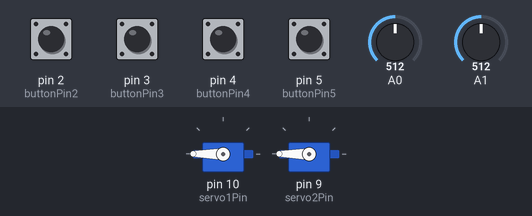
The sketch below on a simulated Arduino Uno, built with avr-gcc and run on an emulated ATmega328P. Parts: 2 × servo. The inputs (shaded band) are chosen by the test bench; at power-on: pin 2 (buttonPin2), pin 3 (buttonPin3), pin 4 (buttonPin4), pin 5 (buttonPin5) HIGH, A0 = 512, A1 = 512.

Above: at 1.2 s.
1.3 s: A0 set to 209
2.8 s: A0 set to 186
At 2.95 s:
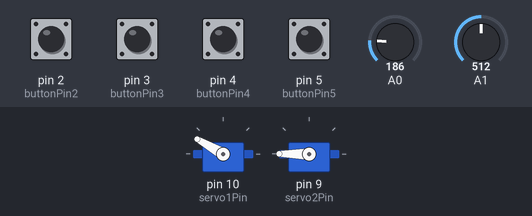
At 4.9 s:
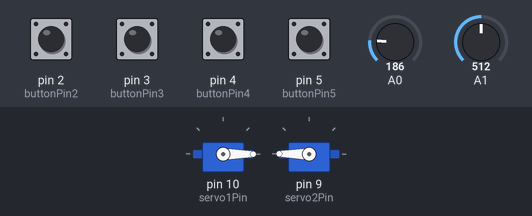
5.2 s: pin 2 (buttonPin2) pulled LOW for 0.15 s
At 5.35 s:
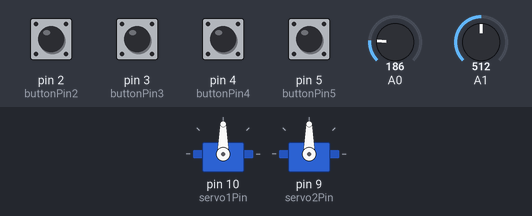
7.3 s: A1 set to 216
8.8 s: A1 set to 192
At 10.9 s:
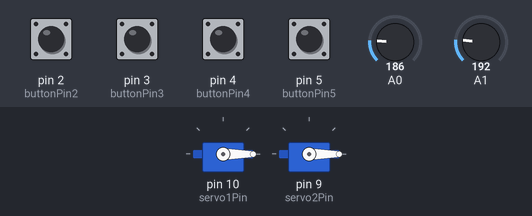
11.2 s: pin 2 (buttonPin2) pulled LOW for 1 s
Timing chart, 0 to 14.2 s (numbered marks = the images above; inputs shaded):
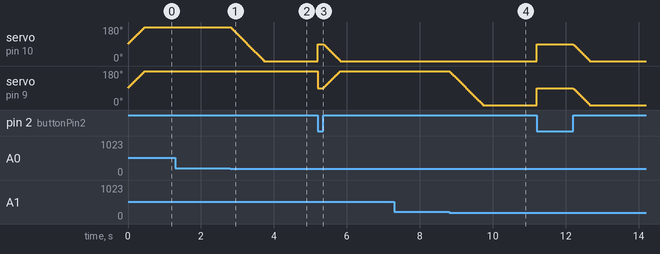

The sketch:

motor_control.ino
```cpp
#include <Servo.h> //서보관련 라이브러리를 사용하기 위해

Servo servo1;  // 서보 변수 선언
Servo servo2;  // 서보 변수 선언
const int servo1Pin = 10; // 서보1 핀
const int servo2Pin = 9; // 서보2 핀

const int buttonPin2 = 2;
const int buttonPin3 = 3;
const int buttonPin4 = 4;
const int buttonPin5 = 5;

int servo1_degree = 90;
int servo2_degree = 90;

void setup() {
  servo1.attach(servo1Pin);
  servo2.attach(servo2Pin);


  pinMode(buttonPin2, INPUT_PULLUP);
  pinMode(buttonPin3, INPUT_PULLUP);
  pinMode(buttonPin4, INPUT_PULLUP);
  pinMode(buttonPin5, INPUT_PULLUP);

}

void loop() {
  int X = analogRead(0);
  int Y = analogRead(1);

  int buttonValue2 = digitalRead(2);
  int buttonValue3 = digitalRead(3);
  int buttonValue4 = digitalRead(4);
  int buttonValue5 = digitalRead(5);

  if (X > 500) {
    servo1_degree = servo1_degree + 2;
    if (servo1_degree > 180) servo1_degree=180;
    servo1.write(servo1_degree);
  }


  if (X < 200) {
    servo1_degree = servo1_degree - 2;
    if (servo1_degree < 0) servo1_degree=0;
    servo1.write(servo1_degree);
  }


  if (Y > 500) {
    servo2_degree = servo2_degree + 2;
    if (servo2_degree > 180) servo2_degree=180;
    servo2.write(servo2_degree);
  }


  if (Y < 200) {
    servo2_degree = servo2_degree - 2;
    if (servo2_degree < 0) servo2_degree=0;
    servo2.write(servo2_degree);
  }


  if (buttonValue2 == LOW) {
    servo1.write(90);
    servo2.write(90);
    servo1_degree = 90;
    servo2_degree = 90;

  }
  if (buttonValue3 == LOW) {

  }
  if (buttonValue4 == LOW) {

  }
  if (buttonValue5 == LOW) {

  }

  delay(10);

}
```

Measured:
- the behaviour switches between 200 and 199 on A0 (found by bisection; images 0 and 1)
- the behaviour switches between 200 and 199 on A1 (found by bisection; images 3 and 4)
- after the input at 1.3 s, every drawn part: stays the same
- after the input at 2.8 s, servo on pin 10 (servo1Pin): moves from 180° to 0° over 0.92 s, starting at once
- after the input at 7.3 s, every drawn part: stays the same
- after the input at 8.8 s, servo on pin 9 (servo2Pin): moves from 180° to 0° over 0.92 s, starting at once
